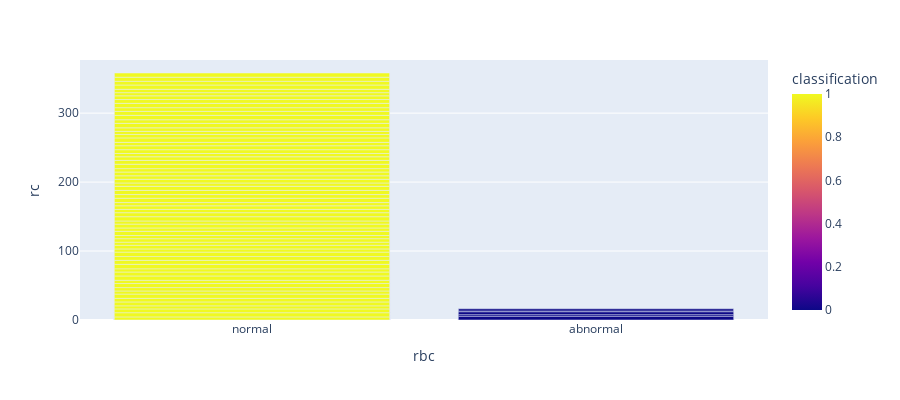

This figure's notebook cell:
### Code cell
fig = px.bar(kidney, x="rbc", y="rc",color='classification', barmode='group',height=400)
fig.show()

### Figure 1 — Plotly figure (JSON) as saved in the notebook; plotly's stock layout.template omitted (floating-point values rounded to 4 significant figures; data arrays with more than 128 entries replaced by an {"elided": "..."} marker saying what was removed)
{"data": [{"alignmentgroup": "True", "hovertemplate": "rbc=%{x}<br>rc=%{y}<br>classification=%{marker.color}<extra></extra>", "legendgroup": "", "marker": {"color": {"elided": "400 int values"}, "coloraxis": "coloraxis", "pattern": {"shape": ""}}, "name": "", "offsetgroup": "", "orientation": "v", "showlegend": false, "textposition": "auto", "type": "bar", "x": {"elided": "400 str values"}, "xaxis": "x", "y": {"elided": "400 float values"}, "yaxis": "y"}], "layout": {"barmode": "group", "coloraxis": {"colorbar": {"title": {"text": "classification"}}, "colorscale": [[0, "#0d0887"], [0.1111, "#46039f"], [0.2222, "#7201a8"], [0.3333, "#9c179e"], [0.4444, "#bd3786"], [0.5556, "#d8576b"], [0.6667, "#ed7953"], [0.7778, "#fb9f3a"], [0.8889, "#fdca26"], [1, "#f0f921"]]}, "height": 400, "legend": {"tracegroupgap": 0}, "margin": {"t": 60}, "xaxis": {"anchor": "y", "domain": [0, 1], "title": {"text": "rbc"}}, "yaxis": {"anchor": "x", "domain": [0, 1], "title": {"text": "rc"}}}}
